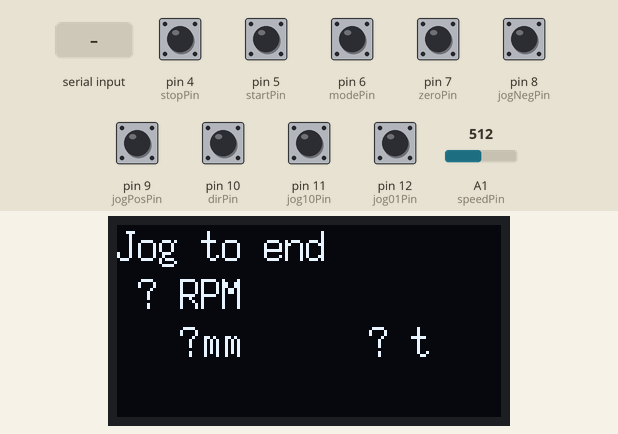
Recording of a program running on a simulated Arduino Nano, built with avr-gcc and run on an emulated ATmega328P. Shown: 128×64 one-colour display. The test bench sets the inputs (shaded band); at power-on: pin 4 (stopPin), pin 5 (startPin), pin 6 (modePin), pin 7 (zeroPin), pin 8 (jogNegPin), pin 9 (jogPosPin), pin 10 (dirPin), pin 11 (jog10Pin), pin 12 (jog01Pin) HIGH, A1 (speedPin) = 512.

Above: at 1.2 s.
1.3 s: pin 5 (startPin) pulled LOW for 0.15 s
At 2.0 s:
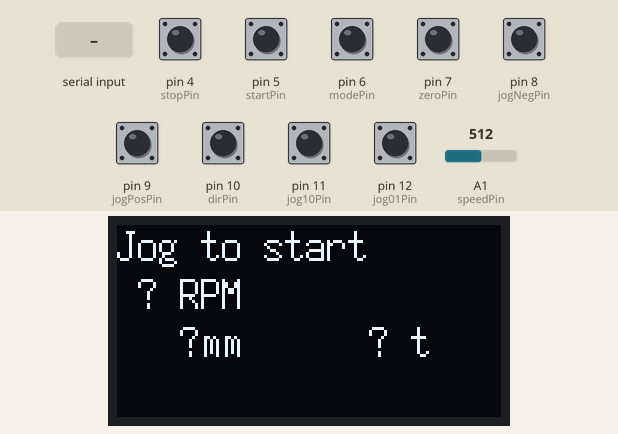
3.0 s: pin 6 (modePin) pulled LOW for 0.15 s
At 3.3 s:
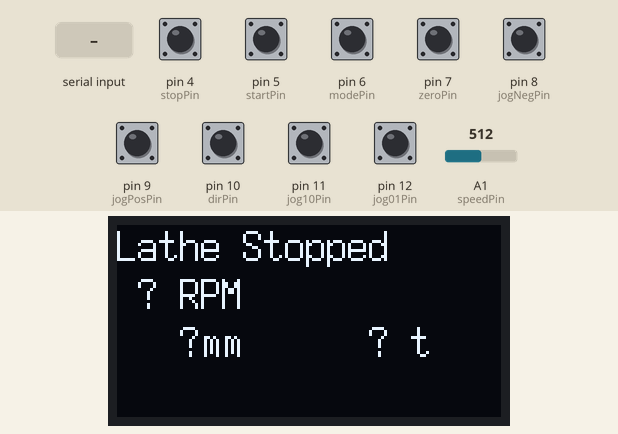
5.0 s: pin 5 (startPin) pulled LOW for 1 s
At 5.9 s:
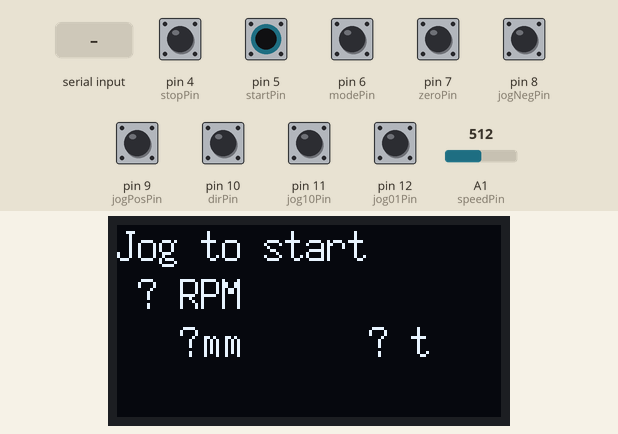
7.5 s: pin 5 (startPin) pulled LOW for 0.15 s
At 8.4 s:
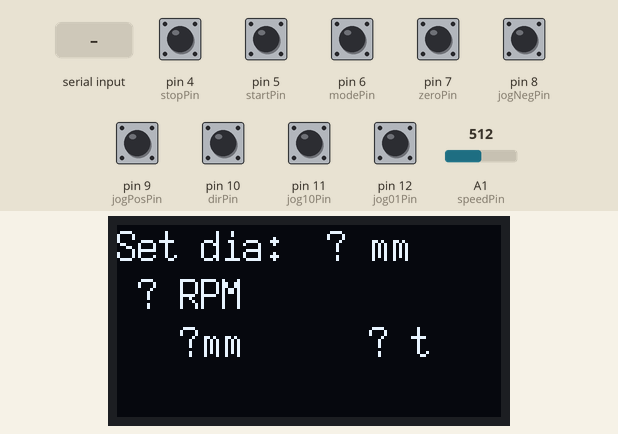
9.1 s: "error\n" received over the second serial link
At 9.34 s:
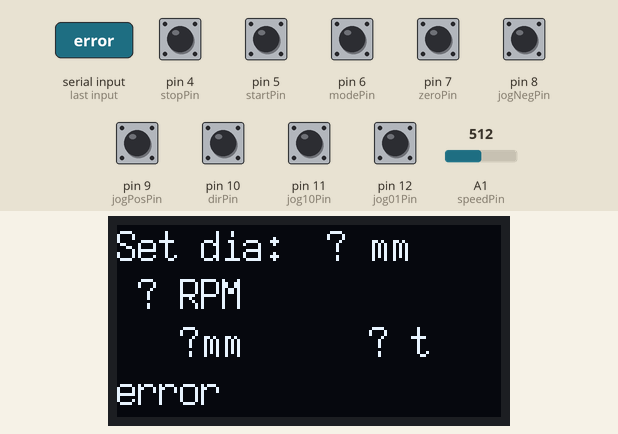
11.0 s: pin 5 (startPin) pulled LOW for 0.15 s
At 11.4 s:
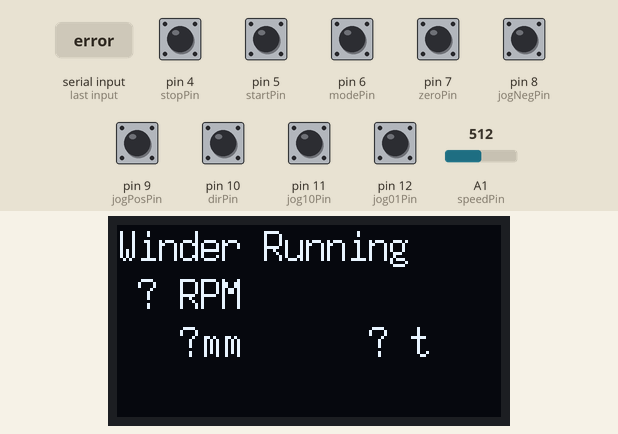
Timing chart, 0 to 13.6 s (numbered marks = the images above; inputs shaded):
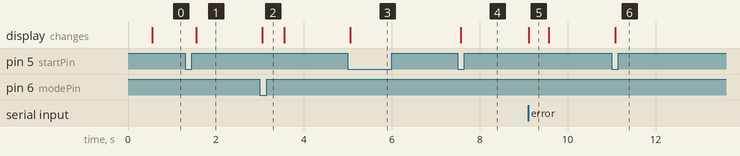

Measured:
- after the input at 1.3 s, the display: changes after 0.25 s (image 1)
- after the input at 3.0 s, the display: changes after 0.05 s (image 2)
- after the input at 5.0 s, the display: changes after 0.05 s (image 3)
- after the input at 7.5 s, the display: changes after 0.07 s (image 4)
- after the input at 9.1 s, the display: changes at once (image 5)
- after the input at 11.0 s, the display: changes after 0.08 s (image 6)
- what the display in image 5 shows lasts 0.5 s, from 9.1 s to 9.6 s

The program:

main.cpp
```cpp
/* TODO:
- Recv buffer freezing? (flush and/or check available)
*/

#include <SoftwareSerial.h>
#include <Wire.h>
#include <SPI.h>
#include "SSD1306Ascii.h"
#include "SSD1306AsciiAvrI2c.h"
//#include <Adafruit_GFX.h>
//#include <Adafruit_SSD1306.h>

/////////////////
// SETTINGS
#define verbose false                     // Debug output to Serial

#define jogBase_mm 1.0                    // X jog increment for each press of the button
#define jogFeed_mmSec 5.0                 // X jog feed rate
#define spindleIncr_ms 500                // Time to run spindle for each command (lathe mode). Should be long enough to execute all other functions between sends, and longer than the interval between status requests.
#define spindleMaxSpeed_TurnsSec 8.0

// Pin assignments
#define grblRxPin 2
#define grblTxPin 3
#define startPin 5
#define stopPin 4
#define modePin 6
#define zeroPin 7
#define jogNegPin 8
#define jogPosPin 9
#define dirPin 10
#define jog01Pin 12 // 0.1 mm/sec
#define jog10Pin 11 // 10 mm/sec
int speedPin = A1;

/////////////////

bool jogPosVal = false;
bool jogPosValPrev = false;
bool joggingPos = false;
bool jogNegVal = false;
bool jogNegValPrev = false;
bool joggingNeg = false;
bool dirVal = false;
bool startVal = false;
bool startValPrev = false;
double jog_mm = jogBase_mm;
double spindleSpeed_TurnsSec = 0;
bool running = false;
unsigned long lastDisplay = millis();
unsigned long lastStatusReq = millis();
double spindleIncr_Turns = 0;
double spindleIncrNew_Turns = 0;
double spindleCmd_Turns = 0;
double newSpindleCmd_Turns = 0;
double spindleCur_Turns = 0;
double xCmd_mm = 0;
double newXCmd_mm = 0;
double xCur_mm = 0;
double xIncr_mm = 0;
double winderxMin_mm = 0;
double winderxMax_mm = 0;
double wireDia_mm = 0;
double windTurnsPerPass = 0;

enum modes
{
  undefined,
  lathe,
  wind
};
modes mode = undefined;
modes modePrev = undefined;

enum winderStages
{
  initEndX,
  initStartX,
  initDiameter,
  winding
};
winderStages winderStage = initEndX;

// G Code and GRBL
#define GRBL_BUFFER_SIZE 128
#define STRLEN 128
SoftwareSerial grblSerial(grblRxPin, grblTxPin);
int charCount = 0; // Bytes sent to GRBL
char gCodeStr[STRLEN];

// Status
char errorStr[STRLEN];
char respStr[STRLEN];
char speedStr[STRLEN];
char posStr[STRLEN];
char tempStr[STRLEN];
char statusStr[STRLEN];

// Declaration for an SSD1306 display connected to I2C (SDA, SCL pins)
SSD1306AsciiAvrI2c display;
#define I2C_ADDRESS 0x3C

bool SendGCode(const char* gCode)
{
  // Send command if GRBL buffer is not full
  int len = strlen(gCode);

  if (charCount + len <= GRBL_BUFFER_SIZE-1 && grblSerial.available() == 0)
  {
    grblSerial.write(gCode);
    grblSerial.write('\n');
    charCount += len + 1;
    grblSerial.flush();

    if (verbose) Serial.println(gCode);

    return true;
  }

  return false;
}

void RecvResp()
{
  while (grblSerial.available() > 0)
  {
    char recvChar = grblSerial.read();

    // Read characters until new line
    if (recvChar == '\n')
    {
      // Status message
      // NOTE: This requires $10=0
      if (strchr(respStr,'<'))
      {
        // WPos:0.000,0.000,0.000
        const char* iX = strchr(respStr,':') + 1;
        const char* iY = strchr(iX,',') + 1;
        const char* iZ = strchr(iY,',') + 1;

        int tempLen = iY-iX-1;
        memcpy(tempStr, iX, tempLen);
        tempStr[tempLen] = '\0';
        xCur_mm = atof(tempStr);

        tempLen = iZ-iY-1;
        memcpy(tempStr, iY, tempLen);
        tempStr[tempLen] = '\0';
        spindleCur_Turns = atof(tempStr);
      }
      // Normal response
      else if (strstr(respStr,"ok"))
      {
        charCount = 0;
      }
      // Error
      else if (strstr(respStr,"error"))
      {
        strcpy(errorStr,respStr);
        charCount = 0;

        display.setRow(0);
        display.println(""); display.println(""); display.println("");
        display.clearToEOL();
        display.println(errorStr);
      }
      if (verbose) Serial.println(respStr);
      strcpy(respStr, "");
    }
    else if (strlen(respStr) < STRLEN)
    {
      strncat(respStr, &recvChar, 1);
    }
    else
    {
      // Expected response was never received
      sprintf(errorStr,"Unknown resp");
      charCount = 0;
    }
  }
}

void InitDisplay()
{
  display.begin(&Adafruit128x64, I2C_ADDRESS);
  display.setFont(X11fixed7x14);
  display.clear();
  display.print("Stopped");
}

void setup()
{
  // Set inputs
  pinMode(jogPosPin, INPUT_PULLUP);
  pinMode(jogNegPin, INPUT_PULLUP);
  pinMode(dirPin, INPUT_PULLUP);
  pinMode(startPin, INPUT_PULLUP);
  pinMode(stopPin, INPUT_PULLUP);
  pinMode(zeroPin, INPUT_PULLUP);
  pinMode(jog01Pin, INPUT_PULLUP);
  pinMode(jog10Pin, INPUT_PULLUP);
  pinMode(modePin, INPUT_PULLUP);

  pinMode(grblRxPin, INPUT);
  pinMode(grblTxPin, OUTPUT);

  Serial.begin(9600);
  grblSerial.begin(9600);

  InitDisplay();

  // Initialize GRBL
  SendGCode("G90"); // Absolute mode by default. Jogs will override with relative.
  SendGCode("G10 L20 P1 Y0"); // Reset spindle work position
  grblSerial.write("~"); // Return to IDLE state

  strcpy(respStr, "");

  if (verbose) Serial.println("Initialized");
}

void StartSpindle()
{
  if (!running)
  {
    grblSerial.write("~"); // Resume
    if (verbose) Serial.println("Run");
  }
  running = true;

  if (mode == lathe) sprintf(statusStr, "Lathe Running");
  else sprintf(statusStr, "Winder Running");
}

void StopSpindle()
{
  if (running)
  {
    grblSerial.write("!"); // Cancel any existing jogs
    grblSerial.write("~"); // Return to IDLE if jogging
    if (verbose) Serial.println("Stop");
  }
  running = false;
  spindleCmd_Turns = spindleCur_Turns;

  if (mode == lathe) sprintf(statusStr, "Lathe Stopped");
  else sprintf(statusStr, "Winder Stopped");
}

void GetInputs()
{
  // Some commands latch true until they are able to be sent to GRBL

  if (!digitalRead(modePin))
  {
    mode = lathe;
  }
  else
  {
    mode = wind;
  }

  if (mode != modePrev)
  {
    StopSpindle();
    winderStage = initEndX;
  }
  modePrev = mode;

  jogPosVal = !digitalRead(jogPosPin);
  joggingPos |= (jogPosVal && !jogPosValPrev);
  jogPosValPrev = jogPosVal;

  jogNegVal = !digitalRead(jogNegPin);
  joggingNeg |= (jogNegVal && !jogNegValPrev);
  jogNegValPrev = jogNegVal;

  if (!digitalRead(jog01Pin))
  {
    jog_mm = 0.1 * jogBase_mm;
  }
  else if (!digitalRead(jog10Pin))
  {
    jog_mm = 10.0 * jogBase_mm;
  }
  else
  {
    jog_mm = jogBase_mm;
  }

  dirVal = digitalRead(dirPin);

  startVal = !digitalRead(startPin);
  if (startVal && !startValPrev)
  {
    if (mode == wind)
    {
      switch (winderStage)
      {
        case initEndX:
          winderxMax_mm = xCur_mm;
          winderStage = initStartX;
          break;

        case initStartX:
          winderxMin_mm = xCur_mm;

          // Initialize work position
          if (winderxMax_mm < winderxMin_mm)
          {
            double tempx = winderxMax_mm;
            winderxMax_mm = winderxMin_mm;
            winderxMin_mm = tempx;
            xCmd_mm = winderxMax_mm-winderxMin_mm; // At end
          }
          else
          {
            xCmd_mm = 0.0; // At start
          }
          spindleCmd_Turns = spindleCur_Turns;
          winderxMax_mm -= winderxMin_mm;
          winderxMin_mm = 0.0;
          sprintf(gCodeStr, "G10 L20 P1 X%f Y0",xCmd_mm);
          SendGCode(gCodeStr);

          winderStage = initDiameter;
          break;

        case initDiameter:
          windTurnsPerPass = round((winderxMax_mm-winderxMin_mm)/wireDia_mm);

          xIncr_mm = wireDia_mm * windTurnsPerPass;
          if (xCmd_mm > 0.0) xIncr_mm *= -1.0;
          winderStage = winding;

          sprintf(tempStr,"Min Max Incr: %f %f %f",winderxMin_mm,winderxMax_mm,xIncr_mm);
          if (verbose) Serial.println(tempStr);

          StartSpindle();
          break;

        case winding:
          StartSpindle();
          break;
      }
    }

    else StartSpindle();
  }
  startValPrev = startVal;

  if (!digitalRead(stopPin)) StopSpindle();

  spindleSpeed_TurnsSec = float(analogRead(speedPin)) * (spindleMaxSpeed_TurnsSec-1.0) / 1024.0 + 1.0/1024.0; // Min 1 turn per second

  if (!digitalRead(zeroPin))
  SendGCode("G10 L20 P1 X0 Y0"); // Reset  work position
}

void UpdateDisplay()
{
  unsigned long curTime = millis();
  if ((curTime - lastDisplay) < 500) return;
  lastDisplay = curTime;

  display.clear();

  display.setRow(0);
  display.println(statusStr);

  display.setRow(2);
  sprintf(speedStr,"%2.0f RPM",spindleSpeed_TurnsSec * 60.0);
  display.println(speedStr);

  sprintf(posStr,"%4.1fmm %6.0f t",xCur_mm,spindleCur_Turns);
  display.println(posStr);
}

void JogX()
{
  // Don't jog if currently setting wire diameter or winding
  if (mode == wind && (winderStage == initDiameter || winderStage == winding))
  {
    if (joggingPos)
    {
      wireDia_mm += jog_mm * 0.1;
      joggingPos = false;
    }
    else if (joggingNeg)
    {
      wireDia_mm -= jog_mm * 0.1;
      joggingNeg = false;
    }
  }

  // Add jogging command if there is room. Otherwise try again later.
  else if (joggingPos)
  {
    sprintf(gCodeStr, "$J=G91 X%f F%f", jog_mm, jogFeed_mmSec * 60.0);
    if (SendGCode(gCodeStr)) joggingPos = false;
  }
  else if (joggingNeg)
  {
    sprintf(gCodeStr, "$J=G91 X-%f F%f", jog_mm, jogFeed_mmSec * 60.0);
    if (SendGCode(gCodeStr)) joggingNeg = false;
  }
}

void RunLathe()
{
  if (!running)
  {
    return;
  }

  if ((dirVal && ((spindleCmd_Turns - spindleCur_Turns) <= spindleIncr_Turns)) || (!dirVal && ((spindleCmd_Turns - spindleCur_Turns) >= spindleIncr_Turns)))
  {
    spindleIncrNew_Turns = spindleIncr_ms * spindleSpeed_TurnsSec / 1000.0;
    if (!dirVal) spindleIncrNew_Turns *= -1.0;
    sprintf(gCodeStr, "$J=G91 Y%f F%f", spindleIncrNew_Turns, spindleSpeed_TurnsSec * 60.0);
    if (SendGCode(gCodeStr))
    {
      spindleIncr_Turns = spindleIncrNew_Turns;
      spindleCmd_Turns += spindleIncr_Turns;
    }
  }
}

void Wind()
{
  // Start button advances stage
  switch (winderStage)
  {
    case initEndX:
      sprintf(statusStr, "Jog to end");
    break;

    case initStartX:
      sprintf(statusStr, "Jog to start");
    break;

    case initDiameter:
      sprintf(statusStr, "Set dia: %2.2f mm", wireDia_mm);
    break;

    case winding:
      if (running)
      {
        if ((dirVal && ((spindleCmd_Turns - spindleCur_Turns) <= spindleIncr_Turns)) || (!dirVal && ((spindleCmd_Turns - spindleCur_Turns) >= spindleIncr_Turns)))
        {
          spindleIncrNew_Turns = windTurnsPerPass;
          if (!dirVal) spindleIncrNew_Turns *= -1.0;

          newSpindleCmd_Turns = spindleCmd_Turns + spindleIncrNew_Turns;
          newXCmd_mm = xCmd_mm + xIncr_mm;
          sprintf(gCodeStr, "G1 X%f Y%f F%f", newXCmd_mm, newSpindleCmd_Turns, spindleSpeed_TurnsSec * 60.0);
          if (SendGCode(gCodeStr))
          {
            spindleIncr_Turns = spindleIncrNew_Turns;
            spindleCmd_Turns = newSpindleCmd_Turns;
            xCmd_mm = newXCmd_mm;
            xIncr_mm *= -1.0;
            //if (xCmd_mm >= winderxMax_mm || xCmd_mm <= winderxMin_mm) xIncr_mm *= -1;
          }
        }
      }
    break;
  }
}

void loop()
{
  GetInputs();
  JogX();

  switch (mode)
  {
    case lathe:
      RunLathe();
    break;

    case wind:
      Wind();
    break;
  }

  // Request status
  unsigned long curTime = millis();
  if ((curTime - lastStatusReq) > 200 ) //&& grblSerial.available() == 0
  {
    grblSerial.write("?");
    lastStatusReq = curTime;
  }

  RecvResp();
  UpdateDisplay();
}
```
